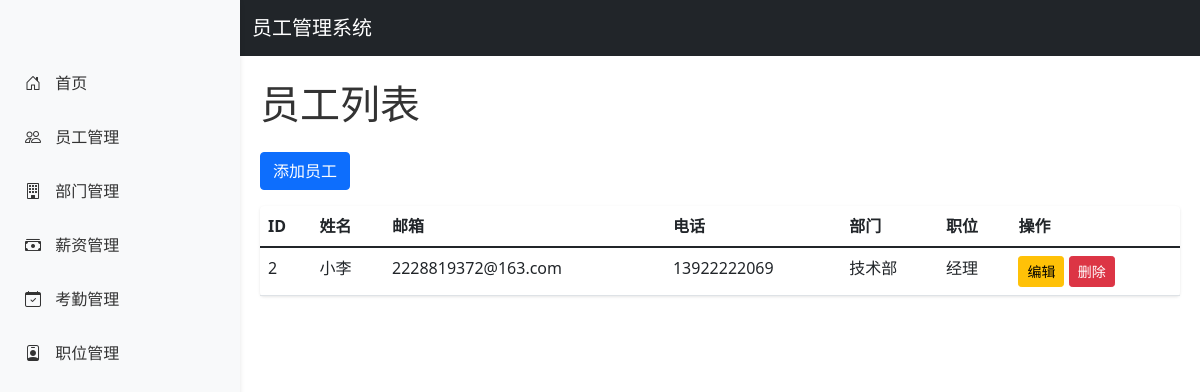
The page /employees on the database its author committed.
### app/models.py (models this page shows)
class Employee(db.Model):
    id = db.Column(db.Integer, primary_key=True)
    name = db.Column(db.String(100), nullable=False)
    email = db.Column(db.String(120), unique=True, nullable=False)
    phone = db.Column(db.String(20))
    hire_date = db.Column(db.Date, nullable=False)
    department_id = db.Column(db.Integer, db.ForeignKey('department.id'), nullable=False)
    position_id = db.Column(db.Integer, db.ForeignKey('position.id'), nullable=False)
    salary_records = db.relationship('SalaryRecord', backref='employee', lazy=True)
    attendance_records = db.relationship('AttendanceRecord', backref='employee', lazy=True)

class Department(db.Model):
    id = db.Column(db.Integer, primary_key=True)
    name = db.Column(db.String(50), nullable=False)
    employees = db.relationship('Employee', backref='department', lazy=True)

class Position(db.Model):
    id = db.Column(db.Integer, primary_key=True)
    title = db.Column(db.String(50), nullable=False)
    employees = db.relationship('Employee', backref='position', lazy=True)

### app/routes.py (the view)
@bp.route('/employees')
def list_employees():
    employees = Employee.query.all()
    return render_template('employees/list.html', employees=employees)

### app/templates/employees/list.html
{% extends "base.html" %}
{% block content %}
<h1>员工列表</h1>
<a href="{{ url_for('main.add_employee') }}" class="btn btn-primary mb-3">添加员工</a>
<table class="table">
    <thead>
        <tr>
            <th>ID</th>
            <th>姓名</th>
            <th>邮箱</th>
            <th>电话</th>
            <th>部门</th>
            <th>职位</th>
            <th>操作</th>
        </tr>
    </thead>
    <tbody>
        {% for employee in employees %}
        <tr>
            <td>{{ employee.id }}</td>
            <td>{{ employee.name }}</td>
            <td>{{ employee.email }}</td>
            <td>{{ employee.phone }}</td>
            <td>{{ employee.department.name }}</td>
            <td>{{ employee.position.title }}</td>
            <td>
                <a href="{{ url_for('main.edit_employee', id=employee.id) }}" class="btn btn-sm btn-warning">编辑</a>
                <a href="{{ url_for('main.delete_employee', id=employee.id) }}" class="btn btn-sm btn-danger" onclick="return confirm('确定要删除这个员工吗？')">删除</a>
            </td>
        </tr>
        {% endfor %}
    </tbody>
</table>
{% endblock %}

### app/templates/base.html (style rules this page uses)
.table { background: white; border-radius: 4px; box-shadow: 0 1px 3px rgba(0,0,0,0.1); }
h1 { margin-bottom: 1.5rem; color: #333; }

### rows shown on the page
Employee: id "2", name "小李", email "2228819372@163.com", phone "13922222069", department.name "技术部", position "经理"
